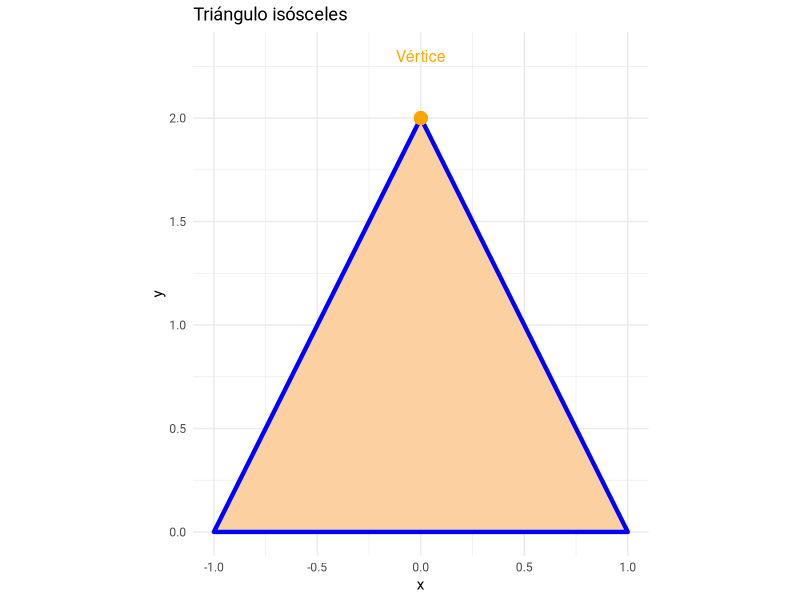

Recreate this plot in R.
# En este script dibujaremos un triángulo isósceles

# Librerías
library(ggplot2)

# Coordenadas del triángulo isósceles
triangulo <- data.frame(
  x = c(-1, 1, 0, -1),
  y = c(0, 0, 2, 0)
)

# Gráfico
ggplot(triangulo, aes(x, y)) +
  geom_polygon(fill = "#FDD0A2", color = "blue", size = 1.5) +  # relleno naranja pastel, borde azul pastel
  geom_point(aes(x = 0, y = 2), color = "orange", size = 4) +     # vértice superior naranja
  annotate("text", x = 0, y = 2.3, label = "Vértice", color = "orange", size = 4) +
  coord_fixed() +
  theme_minimal(base_family = "Roboto") +
  labs(title = "Triángulo isósceles", x = "x", y = "y")
